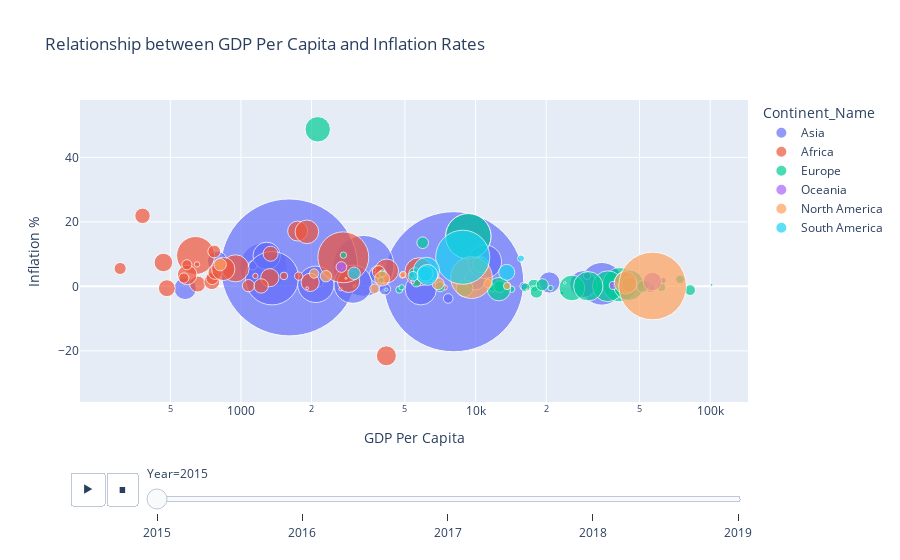

The cell this chart's notebook holds for it:
### Markdown cell above
#### 3.4 Between Inflation Rates and GDP Per Capita

### Code cell
fig = px.scatter(data, title = "Relationship between GDP Per Capita and Inflation Rates", x= "GDP Per Capita", y= "Inflation %", animation_frame= "Year", 
 animation_group= "Country Name", size= "Population", color = "Continent_Name",
 hover_name= "Country Name", log_x=True, size_max=100)
fig.layout.updatemenus[0].buttons[0].args[1]["frame"]["duration"] = 700
fig.show()

### Figure 1 — Plotly figure (JSON) as saved in the notebook; plotly's stock layout.template omitted (floating-point values rounded to 4 significant figures)
{"data": [{"hovertemplate": "<b>%{hovertext}</b><br><br>Continent_Name=Asia<br>Year=2015<br>GDP Per Capita=%{x}<br>Inflation %=%{y}<br>Population=%{marker.size}<extra></extra>", "hovertext": ["Afghanistan", "United Arab Emirates", "Armenia", "Azerbaijan", "Bangladesh", "Brunei Darussalam", "China", "Cyprus", "Georgia", "Hong Kong SAR, China", "Indonesia", "India", "Israel", "Jordan", "Japan", "Kazakhstan", "Kyrgyz Republic", "Korea, Rep.", "Kuwait", "Lao PDR", "Lebanon", "Sri Lanka", "Myanmar", "Mongolia", "Malaysia", "Nepal", "Oman", "Pakistan", "Philippines", "Qatar", "Russian Federation", "Saudi Arabia", "Singapore", "Thailand", "Turkey", "Vietnam"], "ids": ["Afghanistan", "United Arab Emirates", "Armenia", "Azerbaijan", "Bangladesh", "Brunei Darussalam", "China", "Cyprus", "Georgia", "Hong Kong SAR, China", "Indonesia", "India", "Israel", "Jordan", "Japan", "Kazakhstan", "Kyrgyz Republic", "Korea, Rep.", "Kuwait", "Lao PDR", "Lebanon", "Sri Lanka", "Myanmar", "Mongolia", "Malaysia", "Nepal", "Oman", "Pakistan", "Philippines", "Qatar", "Russian Federation", "Saudi Arabia", "Singapore", "Thailand", "Turkey", "Vietnam"], "legendgroup": "Asia", "marker": {"color": "#636efa", "size": [34413603, 9262900, 2925553, 9649341, 156256276, 414907, 1371220000, 1160985, 3725276, 7291300, 258383256, 1310152403, 8380100, 9266575, 127141000, 17542806, 5956900, 51014947, 3835591, 6741164, 6532678, 20970000, 52680726, 2998439, 30270962, 27015031, 4267348, 199426964, 102113212, 2565710, 144096870, 31717667, 5535002, 68714511, 78529409, 92677076], "sizemode": "area", "sizeref": 139800.0, "symbol": "circle"}, "mode": "markers", "name": "Asia", "orientation": "v", "showlegend": true, "type": "scatter", "x": [578.5, 38660.0, 3607.0, 5500.0, 1248.0, 31160.0, 8067.0, 23330.0, 4014.0, 42430.0, 3332.0, 1606.0, 35780.0, 4105.0, 34520.0, 10510.0, 1121.0, 28730.0, 29870.0, 2135.0, 7645.0, 3844.0, 1287.0, 3919.0, 9955.0, 792.6, 16030.0, 1357.0, 3001.0, 63040.0, 9313.0, 20630.0, 55650.0, 5840.0, 10950.0, 2085.0], "xaxis": "x", "y": [-0.6617, 4.07, 3.732, 4.009, 6.194, -0.4883, 1.437, -2.097, 4.004, 2.995, 6.363, 5.872, -0.6325, -0.8769, 0.7895, 6.666, 6.503, 0.7062, 3.272, 1.277, -3.749, 3.768, 9.454, 5.727, 2.104, 7.869, 0.06529, 2.529, 0.6742, 1.814, 15.53, 1.206, -0.5226, -0.9004, 7.671, 0.6312], "yaxis": "y"}, {"hovertemplate": "<b>%{hovertext}</b><br><br>Continent_Name=Africa<br>Year=2015<br>GDP Per Capita=%{x}<br>Inflation %=%{y}<br>Population=%{marker.size}<extra></extra>", "hovertext": ["Angola", "Burundi", "Benin", "Burkina Faso", "Botswana", "Cote d'Ivoire", "Cameroon", "Congo, Rep.", "Cabo Verde", "Djibouti", "Algeria", "Ethiopia", "Gabon", "Ghana", "Guinea", "Gambia, The", "Equatorial Guinea", "Lesotho", "Morocco", "Madagascar", "Mali", "Mozambique", "Mauritania", "Mauritius", "Malawi", "Namibia", "Niger", "Nigeria", "Rwanda", "Sudan", "Senegal", "Sierra Leone", "Eswatini", "Chad", "Togo", "Tunisia", "Tanzania", "Uganda", "South Africa", "Zambia"], "ids": ["Angola", "Burundi", "Benin", "Burkina Faso", "Botswana", "Cote d'Ivoire", "Cameroon", "Congo, Rep.", "Cabo Verde", "Djibouti", "Algeria", "Ethiopia", "Gabon", "Ghana", "Guinea", "Gambia, The", "Equatorial Guinea", "Lesotho", "Morocco", "Madagascar", "Mali", "Mozambique", "Mauritania", "Mauritius", "Malawi", "Namibia", "Niger", "Nigeria", "Rwanda", "Sudan", "Senegal", "Sierra Leone", "Eswatini", "Chad", "Togo", "Tunisia", "Tanzania", "Uganda", "South Africa", "Zambia"], "legendgroup": "Africa", "marker": {"color": "#EF553B", "size": [27884381, 10160030, 10575952, 18110624, 2120716, 23226143, 23298368, 4856095, 524743, 913993, 39728025, 100835458, 1947686, 27849205, 11432088, 2085860, 1168568, 2059021, 34663603, 24234088, 17438778, 27042002, 4046301, 1262605, 16745303, 2314904, 20001663, 181137448, 11369071, 38902950, 14578459, 7171914, 1104044, 14110975, 7323158, 11179949, 51482633, 38225453, 55386367, 15879361], "sizemode": "area", "sizeref": 139800.0, "symbol": "circle"}, "mode": "markers", "name": "Africa", "orientation": "v", "showlegend": true, "type": "scatter", "x": [4167.0, 305.5, 1077.0, 653.3, 6800.0, 1973.0, 1328.0, 1762.0, 3043.0, 2659.0, 4178.0, 640.5, 7385.0, 1744.0, 769.3, 649.5, 11280.0, 1152.0, 2875.0, 467.2, 751.5, 589.9, 1524.0, 9260.0, 380.6, 4869.0, 483.3, 2730.0, 754.9, 1910.0, 1219.0, 588.2, 3690.0, 776.0, 570.9, 3862.0, 947.9, 840.4, 5735.0, 1338.0], "xaxis": "x", "y": [-21.53, 5.545, 0.2188, 0.7248, 3.062, 1.251, 2.686, 3.169, 0.1312, -0.8474, 4.784, 9.569, -0.3388, 17.15, 10.82, 6.808, 1.677, 3.218, 1.558, 7.404, 1.451, 3.551, 3.238, 1.287, 21.87, 3.394, -0.5761, 9.009, 2.529, 16.91, 0.1352, 6.694, 4.951, 4.377, 2.585, 4.437, 5.588, 5.41, 4.509, 10.11], "yaxis": "y"}, {"hovertemplate": "<b>%{hovertext}</b><br><br>Continent_Name=Europe<br>Year=2015<br>GDP Per Capita=%{x}<br>Inflation %=%{y}<br>Population=%{marker.size}<extra></extra>", "hovertext": ["Albania", "Austria", "Azerbaijan", "Belgium", "Bulgaria", "Bosnia and Herzegovina", "Belarus", "Switzerland", "Cyprus", "Czech Republic", "Germany", "Denmark", "Spain", "Estonia", "Finland", "France", "United Kingdom", "Georgia", "Greece", "Croatia", "Hungary", "Ireland", "Iceland", "Italy", "Kazakhstan", "Lithuania", "Luxembourg", "Latvia", "Moldova", "North Macedonia", "Malta", "Netherlands", "Norway", "Poland", "Portugal", "Romania", "Russian Federation", "Serbia", "Slovak Republic", "Slovenia", "Sweden", "Ukraine"], "ids": ["Albania", "Austria", "Azerbaijan", "Belgium", "Bulgaria", "Bosnia and Herzegovina", "Belarus", "Switzerland", "Cyprus", "Czech Republic", "Germany", "Denmark", "Spain", "Estonia", "Finland", "France", "United Kingdom", "Georgia", "Greece", "Croatia", "Hungary", "Ireland", "Iceland", "Italy", "Kazakhstan", "Lithuania", "Luxembourg", "Latvia", "Moldova", "North Macedonia", "Malta", "Netherlands", "Norway", "Poland", "Portugal", "Romania", "Russian Federation", "Serbia", "Slovak Republic", "Slovenia", "Sweden", "Ukraine"], "legendgroup": "Europe", "marker": {"color": "#00cc96", "size": [2880703, 8642699, 9649341, 11274196, 7177991, 3429361, 9489616, 8282396, 1160985, 10546059, 81686611, 5683483, 46444832, 1315407, 5479531, 66548272, 65116219, 3725276, 10820883, 4203604, 9843028, 4701957, 330815, 60730582, 17542806, 2904910, 569604, 1977527, 2834530, 2079328, 445053, 16939923, 5188607, 37986412, 10358076, 19815616, 144096870, 7095383, 5423801, 2063531, 9799186, 45154036], "sizemode": "area", "sizeref": 139800.0, "symbol": "circle"}, "mode": "markers", "name": "Europe", "orientation": "v", "showlegend": true, "type": "scatter", "x": [3953.0, 44180.0, 5500.0, 40990.0, 7054.0, 4727.0, 5949.0, 82080.0, 23330.0, 17720.0, 41140.0, 53250.0, 25730.0, 17520.0, 42780.0, 36640.0, 44970.0, 4014.0, 18170.0, 11780.0, 12650.0, 62000.0, 52560.0, 30230.0, 10510.0, 14250.0, 101400.0, 13700.0, 2732.0, 4840.0, 24000.0, 45180.0, 74360.0, 12570.0, 19240.0, 8977.0, 9313.0, 5585.0, 16310.0, 20880.0, 51550.0, 2125.0], "xaxis": "x", "y": [1.896, 0.8966, 4.009, 0.5614, -0.1046, -1.036, 13.53, -1.144, -2.097, 0.3094, 0.5144, 0.452, -0.5005, -0.4923, -0.2079, 0.03751, 0.368, 4.004, -1.736, -0.4645, -0.06164, -0.2899, 1.633, 0.03879, 6.666, -0.8841, 0.4747, 0.1742, 9.676, -0.2999, 1.101, 0.6002, 2.171, -0.8741, 0.4879, -0.5942, 15.53, 1.392, -0.3252, -0.5256, -0.04678, 48.7], "yaxis": "y"}, {"hovertemplate": "<b>%{hovertext}</b><br><br>Continent_Name=Oceania<br>Year=2015<br>GDP Per Capita=%{x}<br>Inflation %=%{y}<br>Population=%{marker.size}<extra></extra>", "hovertext": ["Australia", "Fiji", "New Zealand", "Papua New Guinea", "Solomon Islands", "Vanuatu", "Samoa"], "ids": ["Australia", "Fiji", "New Zealand", "Papua New Guinea", "Solomon Islands", "Vanuatu", "Samoa"], "legendgroup": "Oceania", "marker": {"color": "#ab63fa", "size": [23815995, 868627, 4595700, 8107775, 603118, 271130, 193513], "sizemode": "area", "sizeref": 139800.0, "symbol": "circle"}, "mode": "markers", "name": "Oceania", "orientation": "v", "showlegend": true, "type": "scatter", "x": [56760.0, 5391.0, 38620.0, 2679.0, 1914.0, 2802.0, 4074.0], "xaxis": "x", "y": [1.508, 1.375, 0.2927, 5.996, -0.5745, 2.483, 0.7245], "yaxis": "y"}, {"hovertemplate": "<b>%{hovertext}</b><br><br>Continent_Name=North America<br>Year=2015<br>GDP Per Capita=%{x}<br>Inflation %=%{y}<br>Population=%{marker.size}<extra></extra>", "hovertext": ["Bahamas, The", "Barbados", "Canada", "Costa Rica", "Dominican Republic", "Guatemala", "Honduras", "Haiti", "Jamaica", "Mexico", "Nicaragua", "Panama", "El Salvador", "United States"], "ids": ["Bahamas, The", "Barbados", "Canada", "Costa Rica", "Dominican Republic", "Guatemala", "Honduras", "Haiti", "Jamaica", "Mexico", "Nicaragua", "Panama", "El Salvador", "United States"], "legendgroup": "North America", "marker": {"color": "#FFA15A", "size": [374206, 285324, 35702908, 4847804, 10281680, 15567419, 9112916, 10695542, 2891021, 121858258, 6223240, 3968487, 6325124, 320635163], "sizemode": "area", "sizeref": 139800.0, "symbol": "circle"}, "mode": "markers", "name": "North America", "orientation": "v", "showlegend": true, "type": "scatter", "x": [31410.0, 16530.0, 43590.0, 11300.0, 6922.0, 3995.0, 2302.0, 815.7, 4908.0, 9606.0, 2050.0, 13630.0, 3706.0, 56820.0], "xaxis": "x", "y": [-30.24, -1.113, 1.125, 0.8019, 0.8367, 2.389, 3.158, 6.732, 3.676, 2.721, 3.997, 0.1375, -0.7314, 0.1186], "yaxis": "y"}, {"hovertemplate": "<b>%{hovertext}</b><br><br>Continent_Name=South America<br>Year=2015<br>GDP Per Capita=%{x}<br>Inflation %=%{y}<br>Population=%{marker.size}<extra></extra>", "hovertext": ["Bolivia", "Brazil", "Chile", "Colombia", "Ecuador", "Guyana", "Peru", "Paraguay", "Uruguay"], "ids": ["Bolivia", "Brazil", "Chile", "Colombia", "Ecuador", "Guyana", "Peru", "Paraguay", "Uruguay"], "legendgroup": "South America", "marker": {"color": "#19d3f3", "size": [10869730, 204471769, 17969353, 47520667, 16212020, 767432, 30470734, 6688746, 3412009], "sizemode": "area", "sizeref": 139800.0, "symbol": "circle"}, "mode": "markers", "name": "South America", "orientation": "v", "showlegend": true, "type": "scatter", "x": [3036.0, 8814.0, 13570.0, 6176.0, 6124.0, 4166.0, 6229.0, 5407.0, 15610.0], "xaxis": "x", "y": [4.06, 9.03, 4.349, 4.99, 3.967, -1.002, 3.549, 3.129, 8.666], "yaxis": "y"}], "layout": {"legend": {"itemsizing": "constant", "title": {"text": "Continent_Name"}, "tracegroupgap": 0}, "sliders": [{"active": 0, "currentvalue": {"prefix": "Year="}, "len": 0.9, "pad": {"b": 10, "t": 60}, "steps": [{"args": [["2015"], {"frame": {"duration": 0, "redraw": false}, "fromcurrent": true, "mode": "immediate", "transition": {"duration": 0, "easing": "linear"}}], "label": "2015", "method": "animate"}, {"args": [["2016"], {"frame": {"duration": 0, "redraw": false}, "fromcurrent": true, "mode": "immediate", "transition": {"duration": 0, "easing": "linear"}}], "label": "2016", "method": "animate"}, {"args": [["2017"], {"frame": {"duration": 0, "redraw": false}, "fromcurrent": true, "mode": "immediate", "transition": {"duration": 0, "easing": "linear"}}], "label": "2017", "method": "animate"}, {"args": [["2018"], {"frame": {"duration": 0, "redraw": false}, "fromcurrent": true, "mode": "immediate", "transition": {"duration": 0, "easing": "linear"}}], "label": "2018", "method": "animate"}, {"args": [["2019"], {"frame": {"duration": 0, "redraw": false}, "fromcurrent": true, "mode": "immediate", "transition": {"duration": 0, "easing": "linear"}}], "label": "2019", "method": "animate"}], "x": 0.1, "xanchor": "left", "y": 0, "yanchor": "top"}], "title": {"text": "Relationship between GDP Per Capita and Inflation Rates"}, "updatemenus": [{"buttons": [{"args": [null, {"frame": {"duration": 700, "redraw": false}, "fromcurrent": true, "mode": "immediate", "transition": {"duration": 500, "easing": "linear"}}], "label": "&#9654;", "method": "animate"}, {"args": [[null], {"frame": {"duration": 0, "redraw": false}, "fromcurrent": true, "mode": "immediate", "transition": {"duration": 0, "easing": "linear"}}], "label": "&#9724;", "method": "animate"}], "direction": "left", "pad": {"r": 10, "t": 70}, "showactive": false, "type": "buttons", "x": 0.1, "xanchor": "right", "y": 0, "yanchor": "top"}], "xaxis": {"anchor": "y", "domain": [0, 1], "title": {"text": "GDP Per Capita"}, "type": "log"}, "yaxis": {"anchor": "x", "domain": [0, 1], "title": {"text": "Inflation %"}}}}
